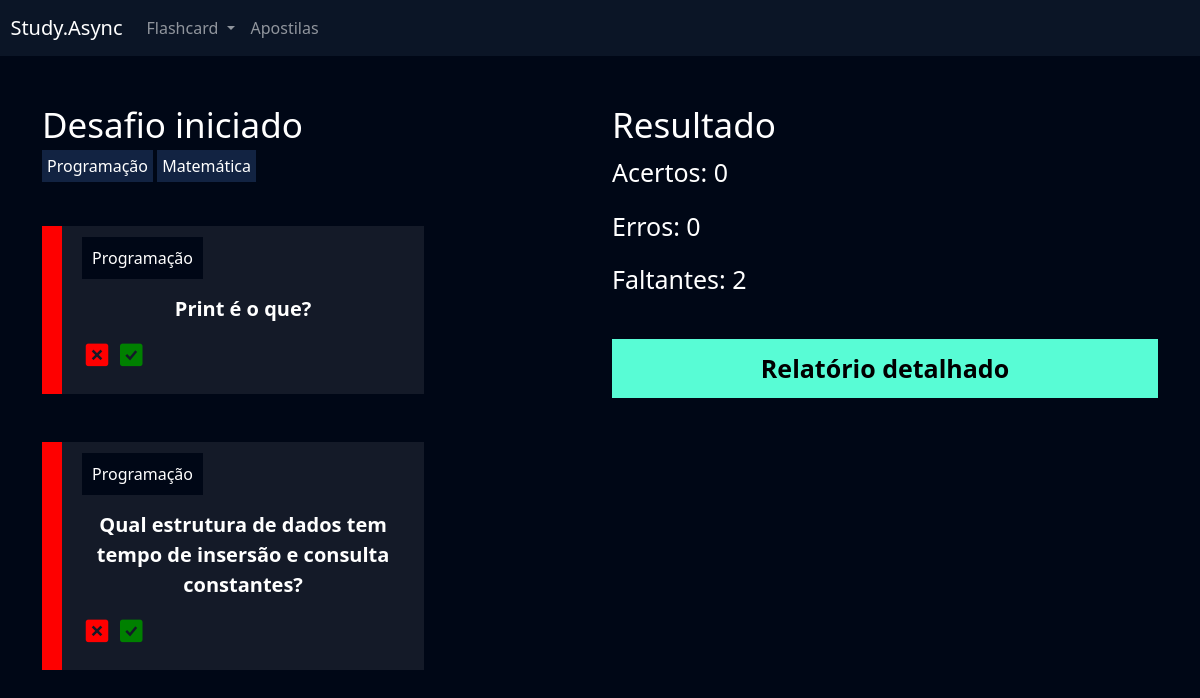
Before: /flashcard/desafio/22/ (signed in) with the older database file.
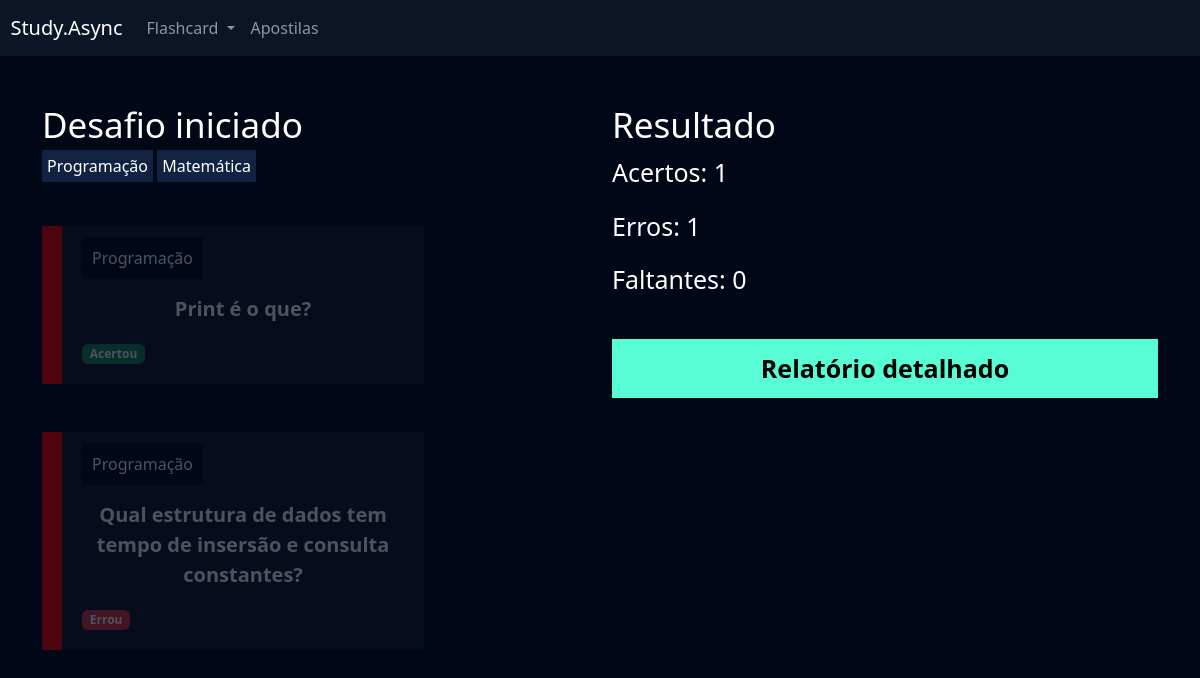
After: the same page with the newer database file.
### flashcard/models.py (models this page shows, shortened)
class FlashcardDesafio(models.Model):
    flashcard = models.ForeignKey(Flashcard, on_delete=models.DO_NOTHING)
    respondido = models.BooleanField(default=False)
    acertou = models.BooleanField(default=False)

class Flashcard(models.Model):
    DIFICULDADE_CHOICES = (('D', 'Difícil'), ('M', 'Médio'), ('F', 'Fácil'))
    user = models.ForeignKey(User, on_delete=models.DO_NOTHING)
    pergunta = models.CharField(max_length=100)
    resposta = models.TextField()
    categoria = models.ForeignKey(Categoria, on_delete=models.DO_NOTHING)
    dificuldade = models.CharField(max_length=1, choices=DIFICULDADE_CHOICES)
    @property
    def css_dificuldade(self):
        if self.dificuldade == "F":
            return "flashcard-facil"
        elif self.dificuldade == "M":
            return  "flashcard-medio"
        elif self.dificuldade == "D":
            return  "flashcard-dificil"

class Categoria(models.Model):
    nome = models.CharField(max_length=30)
    def __str__(self):
        return self.nome

### flashcard/views.py (the view)
# urls.py: path('desafio/<int:id>/', views.desafio, name='desafio'),
def desafio(request, id):
    desafio = Desafio.objects.get(id=id)
    if not desafio.user == request.user:
        raise Http404 # página de erro
    if request.method == "GET":
        acertos = desafio.flashcards.filter(respondido=True).filter(acertou=True).count()
        erros = desafio.flashcards.filter(respondido=True).filter(acertou=False).count()
        faltantes = desafio.flashcards.filter(respondido=False).count()
        return render(request, 'desafio.html', {'desafio': desafio, 'acertos': acertos,
                                                 'erros': erros, 'faltantes': faltantes})
    return HttpResponse(id)

### flashcard/templates/desafio.html (shortened to what this page needs)
{% extends "base.html" %}
{% load static %}
{% block 'cabecalho' %}
    <link href="{% static 'usuarios/css/cadastro.css' %}" rel="stylesheet">
    <link href="{% static 'flashcard/css/novo_flashcard.css' %}" rel="stylesheet">
    <link href="{% static 'flashcard/css/iniciar_desafio.css' %}" rel="stylesheet">
    <link href="{% static 'flashcard/css/desafio.css' %}" rel="stylesheet">
    <link href='https://unpkg.com/boxicons@2.1.4/css/boxicons.min.css' rel='stylesheet'>
{% endblock 'cabecalho' %}
{% block 'conteudo' %}
    {% include "partials/header.html" %}
    <div class="container">
        <br>
        <br>
        <div class="row">
            <div class="col-md">
                <h3 class="fonte-secundaria" >Desafio iniciado</h3>
                <span class="badge-categoria">Programação</span>
                <span class="badge-categoria" >Matemática</span>
                <br>
                <br>
                <br>
                {% for flash in desafio.flashcards.all %}
                    <div class="box-new-flashcard {% if flash.respondido %}op2{% endif %}">
                        <div class="flashcard {{flash.flashcard.css_dificuldade}}">
                            <div class="flashcard-categoria">
                                {{flash.flashcard.categoria}}
                            </div>
                            <br>
                            <br>
                            <div class="flashcard-box-item" onclick="flip_card({{flash.id}})">
                                <p class="flashcard-item">{{flash.flashcard.pergunta}}</p>
                            </div>
                            {% if not flash.respondido%}
                            <div class="responder">
                                <a href="{% url 'responder_flashcard' flash.id %}?acertou=0&desafio_id={{desafio.id}}"><i class='bx bxs-x-square icone-vermelho'></i></a>
                                <a href="{% url 'responder_flashcard' flash.id %}?acertou=1&desafio_id={{desafio.id}}"><i class='bx bxs-check-square icone-verde' ></i></a>
                            </div>
                            {% else %}
                                {% if flash.acertou %}
                                    <span class="badge bg-success">Acertou</span>
                                {% else %}
                                    <span class="badge bg-danger">Errou</span>
                                {% endif%}
                            {% endif %}
                        </div>
                    </div>
                    <br>
                    <br>
                {% endfor %}
            </div>
            <div class="col-md">
                <h3 class="fonte-secundaria">Resultado</h3>
                <p class="fonte-p">Acertos: {{acertos}}</p>
                <p class="fonte-p">Erros: {{erros}}</p>
                <p class="fonte-p">Faltantes: {{faltantes}}</p>
                <br>
                <a class="btn-cadastro btn-desafio" href="{% url 'relatorio' desafio.id %}">Relatório detalhado</a>
            </div>
        </div>
    </div>
{% endblock 'conteudo' %}

Changed rows visible on the page:
changed FlashcardDesafio "Print é o que?": now shows "Acertou"
changed FlashcardDesafio "Qual estrutura de dados tem tempo de insersão e consulta constantes?": now shows "Errou"
Other visible differences:
{{ acertos }}: "0" → "1"
{{ erros }}: "0" → "1"
{{ faltantes }}: "2" → "0"
